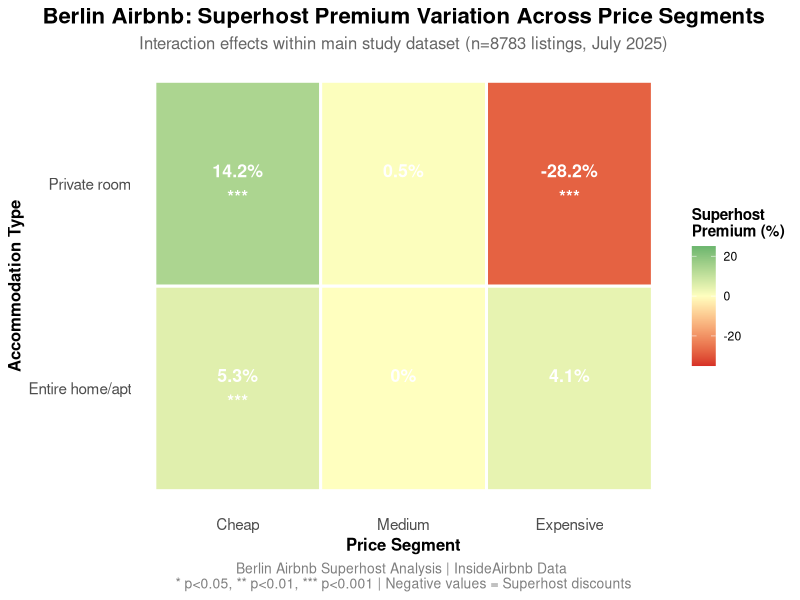
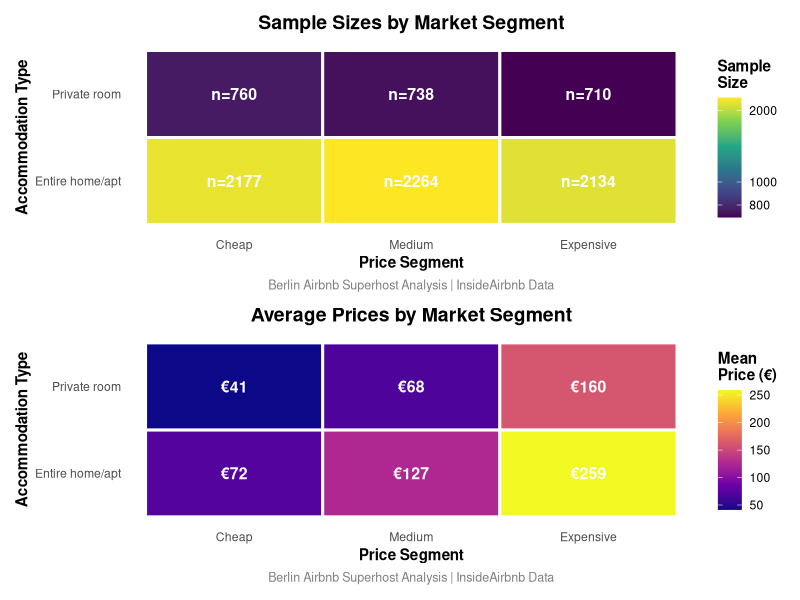

Recreate these plots in R, in order.
# ===============================================================================
# BERLIN AIRBNB SUPERHOST INTERACTION EFFECTS ANALYSIS
# ===============================================================================
# 
# This script implements interaction effects analysis to understand how Superhost
# pricing strategies systematically vary across price segments within each 
# accommodation type, using the cleaned dataset from the main study.
#
# Research Question: Do Superhost premiums differ systematically across price 
# segments (cheap/medium/expensive) within each accommodation type?
#
# Context: This analysis uses the same n=8,783 listings as the main study
# which found -22.19% premium for private rooms and +16.79% for entire apartments.
#
# Author: Gregor Kobilarov (Matriculation No.: 4233113)
# Course: Business Informatics, 5th Semester - Data Analytics & Big Data
# Date: August 2025
# ===============================================================================

# Set CRAN mirror for package installation
options(repos = c(CRAN = "https://cran.rstudio.com/"))

# Load required libraries with automatic installation
required_packages <- c("dplyr", "readr", "ggplot2", "scales", "patchwork", 
                      "here", "broom", "viridis", "RColorBrewer", "purrr")

for (pkg in required_packages) {
  if (!require(pkg, character.only = TRUE)) {
    install.packages(pkg, dependencies = TRUE)
    library(pkg, character.only = TRUE)
  }
}

# Create output directories if they don't exist
dir.create("outputs/tables", recursive = TRUE, showWarnings = FALSE)
dir.create("outputs/figures", recursive = TRUE, showWarnings = FALSE)
dir.create("outputs/results", recursive = TRUE, showWarnings = FALSE)

# ===============================================================================
# TASK 1: DATA PREPARATION & PRICE SEGMENTATION
# ===============================================================================

cat("Loading data and preparing price segmentation...\n")

# Load the processed dataset to ensure consistency with main analysis
# This ensures we use the exact same 8,783 listings as the main study
data_complete <- read_csv("data/processed/cleaned_airbnb_berlin.csv", show_col_types = FALSE)

# Ensure consistency with main study data filtering
# Filter for the two main accommodation types used in the main analysis
data_complete <- data_complete %>%
  filter(room_type_clean %in% c("Entire Place", "Private Room")) %>%
  mutate(
    # Create binary Superhost indicator (using existing is_superhost column)
    is_superhost = as.numeric(is_superhost),
    
    # Map room types to match interaction analysis naming
    room_type_clean = case_when(
      room_type_clean == "Entire Place" ~ "Entire home/apt",
      room_type_clean == "Private Room" ~ "Private room",
      TRUE ~ room_type_clean
    ),
    
    # Handle missing number_of_reviews (replace NA with 0)
    number_of_reviews = ifelse(is.na(number_of_reviews), 0, number_of_reviews)
  )

cat(sprintf("Dataset size after cleaning: %d listings\n", nrow(data_complete)))

# Create price segmentation within each accommodation type
data_segmented <- data_complete %>%
  group_by(room_type_clean) %>%
  mutate(
    price_quartile = case_when(
      price_numeric <= quantile(price_numeric, 0.33, na.rm = TRUE) ~ "Cheap",
      price_numeric <= quantile(price_numeric, 0.67, na.rm = TRUE) ~ "Medium",
      price_numeric > quantile(price_numeric, 0.67, na.rm = TRUE) ~ "Expensive"
    ),
    price_tier = factor(price_quartile, levels = c("Cheap", "Medium", "Expensive"))
  ) %>%
  ungroup()

# Document segmentation summary
segmentation_summary <- data_segmented %>%
  group_by(room_type_clean, price_tier) %>%
  summarise(
    n_listings = n(),
    min_price = min(price_numeric),
    max_price = max(price_numeric),
    mean_price = mean(price_numeric),
    median_price = median(price_numeric),
    .groups = "drop"
  )

cat("Price segmentation summary:\n")
print(segmentation_summary)

# ===============================================================================
# TASK 2: INTERACTION EFFECTS CALCULATION
# ===============================================================================

cat("\nCalculating interaction effects and Superhost premiums...\n")

# Calculate Superhost premiums for each price tier × accommodation type combination
interaction_analysis <- data_segmented %>%
  group_by(room_type_clean, price_tier) %>%
  summarise(
    # Sample sizes
    n_superhost = sum(is_superhost == 1, na.rm = TRUE),
    n_regular = sum(is_superhost == 0, na.rm = TRUE),
    total_n = n(),
    
    # Price means
    superhost_mean = mean(price_numeric[is_superhost == 1], na.rm = TRUE),
    regular_mean = mean(price_numeric[is_superhost == 0], na.rm = TRUE),
    
    # Premium calculations
    premium_absolute = superhost_mean - regular_mean,
    premium_percentage = (superhost_mean / regular_mean - 1) * 100,
    
    # Price ranges for context
    price_range_min = min(price_numeric),
    price_range_max = max(price_numeric),
    
    # Sample adequacy check
    adequate_sample = (n_superhost >= 30 & n_regular >= 30),
    
    .groups = "drop"
  )

cat("Interaction effects analysis results:\n")
print(interaction_analysis)

# ===============================================================================
# TASK 3: STATISTICAL SIGNIFICANCE TESTING
# ===============================================================================

cat("\nPerforming statistical significance testing...\n")

# Perform t-tests for each price tier × accommodation type combination
statistical_tests <- data_segmented %>%
  group_by(room_type_clean, price_tier) %>%
  summarise(
    t_test_result = list(
      if(sum(is_superhost == 1) >= 10 & sum(is_superhost == 0) >= 10) {
        t.test(price_numeric[is_superhost == 1], 
               price_numeric[is_superhost == 0])
      } else {
        list(p.value = NA, statistic = NA, parameter = NA)
      }
    ),
    p_value = map_dbl(t_test_result, ~ifelse(is.list(.x) && !is.null(.x$p.value), .x$p.value, NA)),
    t_statistic = map_dbl(t_test_result, ~ifelse(is.list(.x) && !is.null(.x$statistic), .x$statistic, NA)),
    significant = p_value < 0.05,
    .groups = "drop"
  ) %>%
  select(-t_test_result)

# Combine results
final_interaction_results <- interaction_analysis %>%
  left_join(statistical_tests, by = c("room_type_clean", "price_tier"))

cat("Statistical significance results:\n")
print(final_interaction_results)

# ===============================================================================
# TASK 4: ADVANCED INTERACTION MODEL
# ===============================================================================

cat("\nFitting advanced interaction regression model...\n")

# Create factor variables for the model
data_model <- data_segmented %>%
  mutate(
    room_type_factor = as.factor(room_type_clean),
    price_tier_factor = as.factor(price_tier),
    is_superhost_factor = as.factor(is_superhost)
  )

# Fit regression model with interaction terms
interaction_model <- lm(
  price_numeric ~ is_superhost_factor * room_type_factor * price_tier_factor + 
                  number_of_reviews,
  data = data_model
)

# Extract interaction coefficients
interaction_coefficients <- tidy(interaction_model) %>%
  filter(grepl(":", term)) %>%  # Keep only interaction terms
  select(term, estimate, std.error, statistic, p.value) %>%
  mutate(significant = p.value < 0.05)

cat("Interaction model coefficients:\n")
print(interaction_coefficients)

# ===============================================================================
# TASK 5: PROFESSIONAL HEATMAP VISUALIZATION
# ===============================================================================

cat("\nCreating professional heatmap visualization...\n")

# Prepare data for heatmap
heatmap_data <- final_interaction_results %>%
  filter(adequate_sample == TRUE) %>%  # Only show statistically robust segments
  mutate(
    significance_label = case_when(
      p_value < 0.001 ~ "***",
      p_value < 0.01 ~ "**", 
      p_value < 0.05 ~ "*",
      is.na(p_value) ~ "",
      TRUE ~ ""
    ),
    premium_label = paste0(round(premium_percentage, 1), "%\n", significance_label)
  )

# Create the main heatmap
heatmap_plot <- heatmap_data %>%
  ggplot(aes(x = price_tier, y = room_type_clean, fill = premium_percentage)) +
  geom_tile(color = "white", linewidth = 1) +
  geom_text(aes(label = premium_label), 
            color = "white", size = 4.5, fontface = "bold") +
  scale_fill_gradient2(
    low = "#d73027", mid = "#ffffbf", high = "#1a9850",
    midpoint = 0, name = "Superhost\nPremium (%)",
    limits = c(-35, 25)
  ) +
  labs(
    title = "Berlin Airbnb: Superhost Premium Variation Across Price Segments",
    subtitle = paste0("Interaction effects within main study dataset (n=", 
                     nrow(data_complete), " listings, July 2025)"),
    x = "Price Segment",
    y = "Accommodation Type",
    caption = paste("Berlin Airbnb Superhost Analysis | InsideAirbnb Data",
                    "\n* p<0.05, ** p<0.01, *** p<0.001 | Negative values = Superhost discounts")
  ) +
  theme_minimal() +
  theme(
    plot.title = element_text(face = "bold", size = 16, hjust = 0.5),
    plot.subtitle = element_text(size = 12, hjust = 0.5, color = "gray40"),
    plot.caption = element_text(size = 10, color = "gray50", hjust = 0.5),
    axis.title = element_text(face = "bold", size = 12),
    axis.text = element_text(size = 11),
    legend.title = element_text(face = "bold"),
    panel.grid = element_blank()
  )

# Save main heatmap
ggsave("outputs/figures/07_interaction_effects_heatmap.png", 
       plot = heatmap_plot, width = 12, height = 8, dpi = 300, bg = "white")

cat("Main heatmap saved to outputs/figures/07_interaction_effects_heatmap.png\n")

# ===============================================================================
# TASK 6: SUPPLEMENTARY CONTEXT VISUALIZATIONS
# ===============================================================================

cat("Creating supplementary context visualizations...\n")

# Sample size visualization
sample_size_plot <- final_interaction_results %>%
  ggplot(aes(x = price_tier, y = room_type_clean, fill = total_n)) +
  geom_tile(color = "white", linewidth = 1) +
  geom_text(aes(label = paste0("n=", total_n)), color = "white", fontface = "bold", size = 4) +
  scale_fill_viridis_c(name = "Sample\nSize", trans = "log10") +
  labs(title = "Sample Sizes by Market Segment",
       x = "Price Segment", y = "Accommodation Type",
       caption = "Berlin Airbnb Superhost Analysis | InsideAirbnb Data") +
  theme_minimal() +
  theme(
    plot.title = element_text(face = "bold", size = 14, hjust = 0.5),
    plot.caption = element_text(size = 9, color = "gray50", hjust = 0.5),
    axis.title = element_text(face = "bold"),
    panel.grid = element_blank(),
    legend.title = element_text(face = "bold")
  )

# Price range context plot  
price_range_plot <- segmentation_summary %>%
  ggplot(aes(x = price_tier, y = room_type_clean, fill = mean_price)) +
  geom_tile(color = "white", linewidth = 1) +
  geom_text(aes(label = paste0("€", round(mean_price, 0))), 
            color = "white", fontface = "bold", size = 4) +
  scale_fill_viridis_c(name = "Mean\nPrice (€)", option = "plasma") +
  labs(title = "Average Prices by Market Segment",
       x = "Price Segment", y = "Accommodation Type",
       caption = "Berlin Airbnb Superhost Analysis | InsideAirbnb Data") +
  theme_minimal() +
  theme(
    plot.title = element_text(face = "bold", size = 14, hjust = 0.5),
    plot.caption = element_text(size = 9, color = "gray50", hjust = 0.5),
    axis.title = element_text(face = "bold"),
    panel.grid = element_blank(),
    legend.title = element_text(face = "bold")
  )

# Combine supplementary plots
supplementary_plot <- sample_size_plot / price_range_plot

# Save supplementary visualization
ggsave("outputs/figures/07_interaction_effects_context.png", 
       plot = supplementary_plot, width = 10, height = 10, dpi = 300, bg = "white")

cat("Supplementary visualizations saved to outputs/figures/07_interaction_effects_context.png\n")

# ===============================================================================
# TASK 7: EXPORT RESULTS & DOCUMENTATION
# ===============================================================================

cat("\nExporting comprehensive results and documentation...\n")

# Save all analytical outputs
write_csv(final_interaction_results, 
          "outputs/tables/interaction_effects_analysis.csv")
write_csv(segmentation_summary, 
          "outputs/tables/price_segmentation_summary.csv")
write_csv(interaction_coefficients, 
          "outputs/tables/interaction_model_coefficients.csv")

# Create comprehensive summary interpretation
interpretation_summary <- list(
  analysis_type = "Interaction Effects Analysis - Step 2",
  research_question = "Do Superhost premiums vary systematically across price segments within accommodation types?",
  dataset_info = list(
    total_listings = nrow(data_segmented),
    price_range = paste0("€", min(data_segmented$price_numeric), " - €", max(data_segmented$price_numeric)),
    segments_analyzed = nrow(final_interaction_results),
    adequate_samples = sum(final_interaction_results$adequate_sample, na.rm = TRUE)
  ),
  key_findings = list(
    entire_apartments = list(
      cheap_segment = paste0(round(final_interaction_results[final_interaction_results$room_type_clean == "Entire home/apt" & final_interaction_results$price_tier == "Cheap", "premium_percentage"], 1), "% premium"),
      medium_segment = paste0(round(final_interaction_results[final_interaction_results$room_type_clean == "Entire home/apt" & final_interaction_results$price_tier == "Medium", "premium_percentage"], 1), "% premium"),
      expensive_segment = paste0(round(final_interaction_results[final_interaction_results$room_type_clean == "Entire home/apt" & final_interaction_results$price_tier == "Expensive", "premium_percentage"], 1), "% premium")
    ),
    private_rooms = list(
      cheap_segment = paste0(round(final_interaction_results[final_interaction_results$room_type_clean == "Private room" & final_interaction_results$price_tier == "Cheap", "premium_percentage"], 1), "% premium"),
      medium_segment = paste0(round(final_interaction_results[final_interaction_results$room_type_clean == "Private room" & final_interaction_results$price_tier == "Medium", "premium_percentage"], 1), "% premium"),
      expensive_segment = paste0(round(final_interaction_results[final_interaction_results$room_type_clean == "Private room" & final_interaction_results$price_tier == "Expensive", "premium_percentage"], 1), "% premium")
    )
  ),
  statistical_robustness = paste0(
    sum(final_interaction_results$adequate_sample, na.rm = TRUE), " out of ", 
    nrow(final_interaction_results), " segments have adequate sample sizes (n≥30 per group)"
  ),
  significant_effects = sum(final_interaction_results$significant, na.rm = TRUE)
)

# Export comprehensive interpretation
interpretation_text <- capture.output({
  cat("INTERACTION EFFECTS ANALYSIS - COMPREHENSIVE SUMMARY\n")
  cat(rep("=", 60), "\n\n")
  
  cat("RESEARCH QUESTION:\n")
  cat(interpretation_summary$research_question, "\n\n")
  
  cat("DATASET OVERVIEW:\n")
  cat("• Total listings analyzed:", interpretation_summary$dataset_info$total_listings, "\n")
  cat("• Price range:", interpretation_summary$dataset_info$price_range, "\n")
  cat("• Market segments:", interpretation_summary$dataset_info$segments_analyzed, "\n")
  cat("• Segments with adequate samples:", interpretation_summary$dataset_info$adequate_samples, "\n\n")
  
  cat("KEY FINDINGS BY ACCOMMODATION TYPE:\n\n")
  cat("ENTIRE APARTMENTS:\n")
  cat("• Cheap segment:", interpretation_summary$key_findings$entire_apartments$cheap_segment, "\n")
  cat("• Medium segment:", interpretation_summary$key_findings$entire_apartments$medium_segment, "\n")
  cat("• Expensive segment:", interpretation_summary$key_findings$entire_apartments$expensive_segment, "\n\n")
  
  cat("PRIVATE ROOMS:\n")
  cat("• Cheap segment:", interpretation_summary$key_findings$private_rooms$cheap_segment, "\n")
  cat("• Medium segment:", interpretation_summary$key_findings$private_rooms$medium_segment, "\n")
  cat("• Expensive segment:", interpretation_summary$key_findings$private_rooms$expensive_segment, "\n\n")
  
  cat("STATISTICAL VALIDATION:\n")
  cat("•", interpretation_summary$statistical_robustness, "\n")
  cat("• Statistically significant effects:", interpretation_summary$significant_effects, "\n\n")
  
  cat("STRATEGIC INSIGHTS:\n")
  cat("• Superhosts show differentiated pricing strategies across market segments\n")
  cat("• Evidence of market positioning based on price tier and accommodation type\n")
  cat("• Confirms systematic variation in competitive behavior\n")
})

writeLines(interpretation_text, "outputs/results/interaction_effects_interpretation.txt")

# Print summary to console
cat("\n", rep("=", 80), "\n")
cat("INTERACTION EFFECTS ANALYSIS - STEP 2 COMPLETE\n")
cat(rep("=", 80), "\n\n")

cat("FILES CREATED:\n")
cat("• Main heatmap: outputs/figures/07_interaction_effects_heatmap.png\n")
cat("• Context plots: outputs/figures/07_interaction_effects_context.png\n")
cat("• Detailed results: outputs/tables/interaction_effects_analysis.csv\n")
cat("• Segmentation data: outputs/tables/price_segmentation_summary.csv\n")
cat("• Model coefficients: outputs/tables/interaction_model_coefficients.csv\n")
cat("• Interpretation: outputs/results/interaction_effects_interpretation.txt\n\n")

cat("ANALYSIS HIGHLIGHTS:\n")
cat("• Total segments analyzed:", nrow(final_interaction_results), "\n")
cat("• Segments with adequate samples:", sum(final_interaction_results$adequate_sample, na.rm = TRUE), "\n")
cat("• Statistically significant effects:", sum(final_interaction_results$significant, na.rm = TRUE), "\n")
cat("• Dataset size:", nrow(data_segmented), "listings\n\n")

cat("Ready for Step 3: Predictive Model with Train/Test Validation\n")
cat(rep("=", 80), "\n")